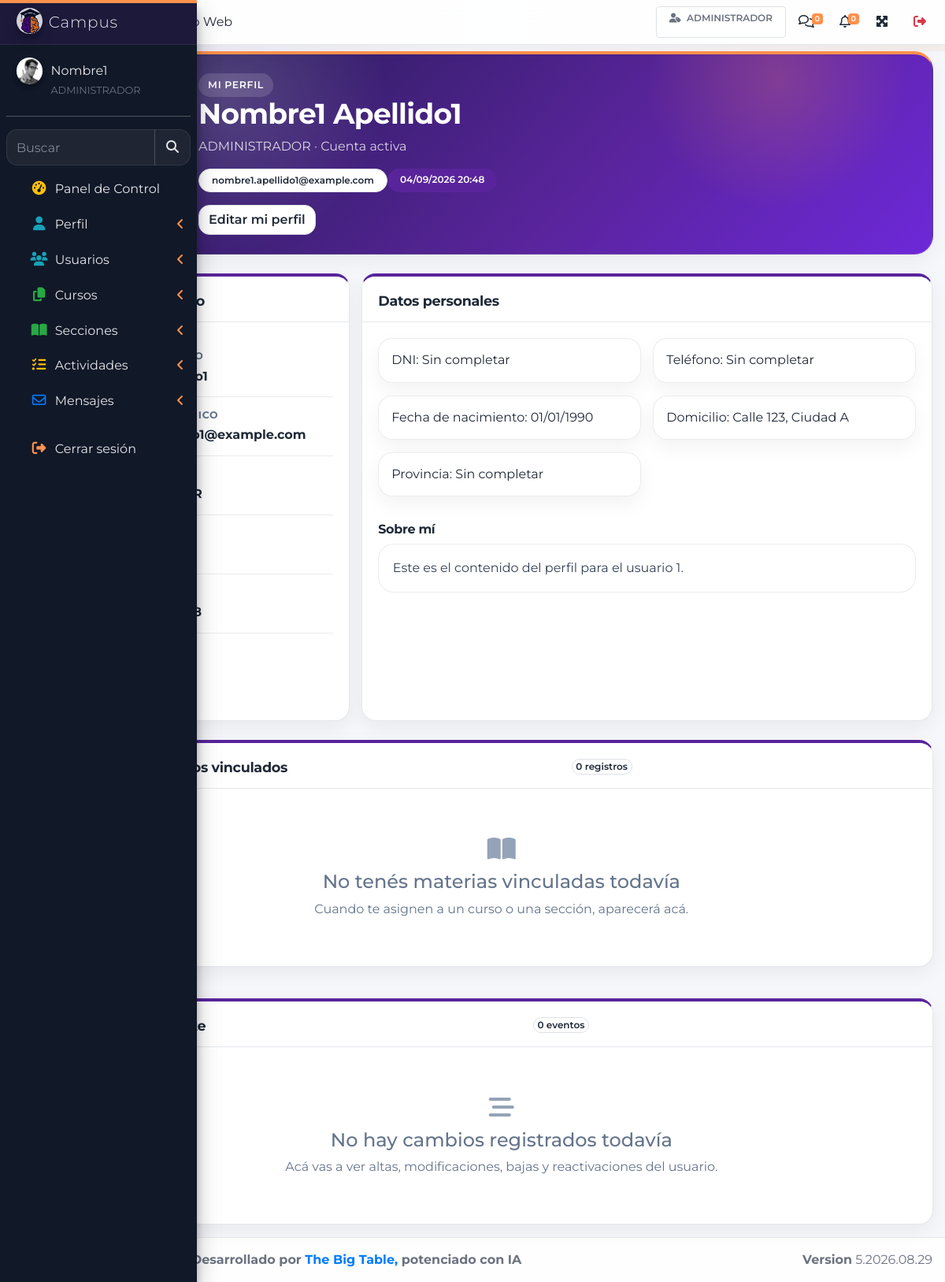
The page /index.php?r=perfil-usuario (signed in) on the database its author committed.
### tables this page shows
CREATE TABLE IF NOT EXISTS `perfiles` (
  `idPerfil` int NOT NULL AUTO_INCREMENT,
  `id_usuario` int NOT NULL,
  `dniPerfil` int DEFAULT NULL,
  `telefonoPerfil` char(20) DEFAULT NULL,
  `fnacPerfil` date DEFAULT NULL,
  `domicilioPerfil` varchar(100) DEFAULT NULL,
  `provinciaPerfil` varchar(50) DEFAULT NULL,
  `contenidoPerfil` tinytext,
  PRIMARY KEY (`idPerfil`),
  KEY `id_usuario` (`id_usuario`)
);

CREATE TABLE IF NOT EXISTS `usuarios` (
  `idUsuario` int NOT NULL AUTO_INCREMENT,
  `nombreUsuario` char(20) NOT NULL,
  `apellidoUsuario` char(20) NOT NULL,
  `email` varchar(50) NOT NULL,
  `pass` varchar(100) NOT NULL,
  `resetPass` tinyint(1) NOT NULL,
  `imgUsuario` varchar(30) NOT NULL,
  `activo` tinyint(1) NOT NULL,
  `rol` char(15) NOT NULL,
  `fechaAlta` datetime NOT NULL DEFAULT CURRENT_TIMESTAMP,
  `ultimaConexion` datetime DEFAULT NULL,
  `fechaBaja` datetime DEFAULT NULL,
  `motivoBaja` varchar(255) DEFAULT NULL,
  `usuarioBaja` int DEFAULT NULL,
  `wpUserId` bigint DEFAULT NULL,
  `origenAuth` varchar(20) NOT NULL DEFAULT 'LOCAL',
  PRIMARY KEY (`idUsuario`),
  KEY `idx_wp_user` (`wpUserId`)
);

### controladores/plantilla.controller.php (called while the page is built)
<?php
class PlantillaController{
    public function crtGetPlantilla(){
        include "vistas/plantilla.php";
}
}

### index.php (called while the page is built, shortened)
<?php
require_once("controladores/permisos.controller.php");
require_once("controladores/plantilla.controller.php");
require_once("controladores/usuarios.controller.php");
$plantilla= new PlantillaController();
$plantilla->crtGetPlantilla();
?>

### modelos/conexion.php (called while the page is built, shortened)
<?php
class Conexion
{
    private static $pdo = null;
    private static function crearPdo($host, $port, $dbName, $user, $password)
    {
        $dsn = sprintf(
            'mysql:host=%s;port=%s;dbname=%s;charset=utf8mb4',
            $host,
            $port,
            $dbName
        );
        $link = new PDO($dsn, $user, $password);
        $link->setAttribute(PDO::ATTR_ERRMODE, PDO::ERRMODE_EXCEPTION);
        $link->exec('set names utf8mb4');
        $link->exec("SET time_zone = '-03:00'");
        return $link;
    }
    public static function conectar()
    {
        try {
            if (self::$pdo instanceof PDO) {
                return self::$pdo;
            }
            self::$pdo = self::crearPdo(DB_HOST, DB_PORT, DB_NAME, DB_USER, DB_PASSWORD);
            return self::$pdo;
        } catch (PDOException $e) {
            echo 'Error de conexion: ' . $e->getMessage();
            return null;
        }
    }
}
?>

### modelos/usuarios.modelo.php (called while the page is built, shortened)
<?php
require_once('conexion.php');
class ModeloUsuarios
{
    public static function mdlObtenerUsuarioCompleto($idUsuario)
    {
        $stmt = Conexion::conectar()->prepare("
            SELECT u.*,
                   p.idPerfil,
                   p.dniPerfil,
                   p.telefonoPerfil,
                   p.fnacPerfil,
                   p.domicilioPerfil,
                   p.provinciaPerfil,
                   p.contenidoPerfil,
                   DATE_FORMAT(p.fnacPerfil, '%d/%m/%Y') AS fnacFormateada,
                   DATE_FORMAT(u.fechaAlta, '%d/%m/%Y %H:%i') AS fechaAltaFmt,
                   DATE_FORMAT(u.ultimaConexion, '%d/%m/%Y %H:%i') AS ultimaConexionFmt,
                   DATE_FORMAT(u.fechaBaja, '%d/%m/%Y %H:%i') AS fechaBajaFmt,
                   CONCAT(u2.nombreUsuario, ' ', u2.apellidoUsuario) AS usuarioBajaNombre
            FROM usuarios u
            LEFT JOIN perfiles p ON p.id_usuario = u.idUsuario
            LEFT JOIN usuarios u2 ON u2.idUsuario = u.usuarioBaja
            WHERE u.idUsuario = :idUsuario
            LIMIT 1
        ");
        $stmt->bindParam(":idUsuario", $idUsuario, PDO::PARAM_INT);
        $stmt->execute();
        return $stmt->fetch(PDO::FETCH_ASSOC);
    }
    public static function mdlRelacionesAcademicas($idUsuario)
    {
        $stmt = Conexion::conectar()->prepare("
            SELECT DISTINCT idCurso, nombreCurso, idSeccion, tituloSeccion, origen
            FROM (
                SELECT c.idCurso,
                       c.nombreCurso,
                       s.idSeccion,
                       s.tituloSeccion,
                       'ESTUDIANTE' AS origen
                FROM asignacioncursos a
                INNER JOIN cursos c ON c.idCurso = a.id_seccion
                LEFT JOIN secciones s ON s.id_curso = c.idCurso
                WHERE a.id_estudiante = :idEstudiante
                UNION
                SELECT c.idCurso,
                       c.nombreCurso,
                       s.idSeccion,
                       s.tituloSeccion,
                       'DOCENTE' AS origen
                FROM secciones s
                INNER JOIN cursos c ON c.idCurso = s.id_curso
                WHERE s.docente = :idDocente
                   OR s.tutor = :idDocente
            ) AS relaciones
            ORDER BY nombreCurso ASC, tituloSeccion ASC
        ");
        $stmt->bindParam(":idEstudiante", $idUsuario, PDO::PARAM_INT);
        $stmt->bindParam(":idDocente", $idUsuario, PDO::PARAM_INT);
        $stmt->execute();
        return $stmt->fetchAll(PDO::FETCH_ASSOC);
    }
    public static function mdlHistorialUsuario($idUsuario)
    {
        $stmt = Conexion::conectar()->prepare("
            SELECT h.*,
                   CONCAT(u.nombreUsuario, ' ', u.apellidoUsuario) AS usuarioAccionNombre,
                   DATE_FORMAT(h.fechaEvento, '%d/%m/%Y %H:%i') AS fechaEventoFmt
            FROM usuarios_historial h
            LEFT JOIN usuarios u ON u.idUsuario = h.id_usuario_accion
            WHERE h.id_usuario = :idUsuario
            ORDER BY h.fechaEvento DESC, h.idHistorial DESC
            LIMIT 20
        ");
        $stmt->bindValue(':idUsuario', (int) $idUsuario, PDO::PARAM_INT);
        $stmt->execute();
        return $stmt->fetchAll(PDO::FETCH_ASSOC);
    }
}

### controladores/usuarios.controller.php (called while the page is built, shortened)
<?php
require_once('modelos/usuarios.modelo.php');
class ControladorUsuarios
{
    public static function crtUsuarioCompleto($idUsuario)
    {
        return ModeloUsuarios::mdlObtenerUsuarioCompleto((int) $idUsuario);
    }
    public static function rutaImagenUsuario($rutaImagen, $fallback = 'user2-160x160.jpg')
    {
        $rutaImagen = trim((string) $rutaImagen);
        $fallback = trim((string) $fallback) !== '' ? trim((string) $fallback) : 'user2-160x160.jpg';
        $candidatos = [];
        if ($rutaImagen !== '') {
            $rutaLimpia = ltrim($rutaImagen, './');
            $candidatos[] = $rutaLimpia;
            if (!str_starts_with($rutaLimpia, 'usuarios/')) {
                $candidatos[] = 'usuarios/' . basename($rutaLimpia);
            }
            $base = basename($rutaLimpia);
            if ($base !== '') {
                $candidatos[] = 'usuarios/' . $base;
                $candidatos[] = $base;
            }
        }
        $candidatos[] = $fallback;
        foreach (array_unique($candidatos) as $candidato) {
            $normalizado = ltrim((string) $candidato, './');
            $rutaFisica = __DIR__ . '/../img/' . $normalizado;
            if (is_file($rutaFisica)) {
                return $normalizado;
            }
            $base = basename($normalizado);
        }
        return $fallback;
    }
    public static function crtRelacionesAcademicas($idUsuario)
    {
        return ModeloUsuarios::mdlRelacionesAcademicas((int) $idUsuario);
    }
    public static function crtHistorialUsuario($idUsuario)
    {
        return ModeloUsuarios::mdlHistorialUsuario((int) $idUsuario);
    }
}

### controladores/permisos.controller.php (called while the page is built, shortened)
<?php
class ControladorPermisos
{
    private static function normalizarRol($rol)
    {
        return strtoupper(trim((string) $rol));
    }
    public static function rolReal()
    {
        return self::normalizarRol($_SESSION['usuario']['rol'] ?? '');
    }
    public static function vistaEstudianteActiva()
    {
        return !empty($_SESSION['vista_estudiante'])
            && in_array(self::rolReal(), ['ADMINISTRADOR', 'DOCENTE'], true);
    }
    public static function rolActual()
    {
        return self::rolReal();
    }
    public static function esAdministrador()
    {
        return self::rolActual() === 'ADMINISTRADOR';
    }
}

### vistas/paginas/usuario/perfil-usuario.php (the view, shortened to what this page needs)
<?php
$idUsuarioActual = (int) ($_SESSION['usuario']['id'] ?? 0);
$usuario = ControladorUsuarios::crtUsuarioCompleto($idUsuarioActual) ?: [];
$relacionesAcademicas = $idUsuarioActual > 0 ? ControladorUsuarios::crtRelacionesAcademicas($idUsuarioActual) : [];
$historialCambios = $idUsuarioActual > 0 ? ControladorUsuarios::crtHistorialUsuario($idUsuarioActual) : [];
$nombreCompleto = trim((string) (($usuario['nombreUsuario'] ?? '') . ' ' . ($usuario['apellidoUsuario'] ?? '')));
$imagenUsuario = ControladorUsuarios::rutaImagenUsuario($usuario['imgUsuario'] ?? '', 'user2-160x160.jpg');
$sobreMi = trim((string) ($usuario['contenidoPerfil'] ?? ''));
$estaActivo = (int) ($usuario['activo'] ?? 0) === 1;
$verUltimaConexion = ControladorPermisos::esAdministrador() || ControladorPermisos::esDocente();
$e = static function ($valor) {
    return htmlspecialchars((string) $valor, ENT_QUOTES, 'UTF-8');
};
?>
<section class="content page-fade">
  <div class="container-fluid">
    <div class="profile-hero mb-4">
      <div class="profile-hero__content">
        <div class="profile-hero__avatar">
          <img src="./img/<?php echo $e($imagenUsuario); ?>" alt="Foto de perfil">
        </div>
        <div class="profile-hero__copy">
          <span class="profile-kicker">Mi perfil</span>
          <h1 class="profile-title mb-2"><?php echo $e($nombreCompleto !== '' ? $nombreCompleto : 'Usuario'); ?></h1>
          <p class="profile-lead mb-3">
            <?php echo $e($usuario['rol'] ?? 'Sin rol'); ?> · <?php echo $estaActivo ? 'Cuenta activa' : 'Cuenta dada de baja'; ?>
          </p>
          <div class="d-flex flex-wrap gap-2">
            <span class="badge badge-light badge-pill px-3 py-2"><?php echo $e($usuario['email'] ?? ''); ?></span>
            <span class="badge badge-info badge-pill px-3 py-2"><?php echo $e($usuario['fechaAltaFmt'] ?? 'Fecha de alta pendiente'); ?></span>
          </div>
          <div class="mt-3">
            <a href="index.php?r=editar-perfil" class="btn btn-light border">Editar mi perfil</a>
          </div>
        </div>
      </div>
    </div>
    <div class="row">
      <div class="col-lg-4 mb-4">
        <div class="card glass-card h-100">
          <div class="card-header">
            <h3 class="card-title">Datos de usuario</h3>
          </div>
          <div class="card-body">
            <div class="profile-meta-item">
              <span class="profile-meta-label">Nombre completo</span>
              <strong><?php echo $e($nombreCompleto !== '' ? $nombreCompleto : 'Sin registrar'); ?></strong>
            </div>
            <div class="profile-meta-item">
              <span class="profile-meta-label">Correo electrónico</span>
              <strong><?php echo $e($usuario['email'] ?? 'Sin correo'); ?></strong>
            </div>
            <div class="profile-meta-item">
              <span class="profile-meta-label">Rol</span>
              <strong><?php echo $e($usuario['rol'] ?? 'Sin rol'); ?></strong>
            </div>
            <div class="profile-meta-item">
              <span class="profile-meta-label">Estado</span>
              <strong><?php echo $estaActivo ? 'Activo' : 'Dado de baja'; ?></strong>
            </div>
            <div class="profile-meta-item">
              <span class="profile-meta-label">Fecha de alta</span>
              <strong><?php echo $e($usuario['fechaAltaFmt'] ?? 'Sin fecha'); ?></strong>
            </div>
            <?php if ($verUltimaConexion): ?>
              <div class="profile-meta-item">
                <span class="profile-meta-label">Última conexión</span>
                <strong><?php echo $e($usuario['ultimaConexionFmt'] ?? 'Sin registro'); ?></strong>
              </div>
            <?php endif; ?>
          </div>
        </div>
      </div>
      <div class="col-lg-8 mb-4">
        <div class="card glass-card h-100">
          <div class="card-header">
            <h3 class="card-title">Datos personales</h3>
          </div>
          <div class="card-body">
            <div class="row">
              <div class="col-md-6 mb-3">
                <div class="profile-chip">DNI: <?php echo $e($usuario['dniPerfil'] ?? 'Sin completar'); ?></div>
              </div>
              <div class="col-md-6 mb-3">
                <div class="profile-chip">Teléfono: <?php echo $e($usuario['telefonoPerfil'] ?? 'Sin completar'); ?></div>
              </div>
              <div class="col-md-6 mb-3">
                <div class="profile-chip">Fecha de nacimiento: <?php echo $e($usuario['fnacFormateada'] ?? 'Sin completar'); ?></div>
              </div>
              <div class="col-md-6 mb-3">
                <div class="profile-chip">Domicilio: <?php echo $e($usuario['domicilioPerfil'] ?? 'Sin completar'); ?></div>
              </div>
              <div class="col-md-6 mb-3">
                <div class="profile-chip">Provincia: <?php echo $e($usuario['provinciaPerfil'] ?? 'Sin completar'); ?></div>
              </div>
            </div>
            <div class="mt-3">
              <h4 class="section-title mb-2">Sobre mí</h4>
              <div class="profile-about">
                <?php if ($sobreMi !== ''): ?>
                  <?php echo nl2br($e($sobreMi)); ?>
                <?php else: ?>
                  <span class="text-muted">Todavía no completaste este espacio.</span>
                <?php endif; ?>
              </div>
            </div>
          </div>
        </div>
      </div>
      <div class="col-12">
        <div class="card glass-card">
          <div class="card-header d-flex justify-content-between align-items-center">
            <h3 class="card-title mb-0">Materias y cursos vinculados</h3>
            <span class="badge badge-light border"><?php echo count($relacionesAcademicas); ?> registros</span>
          </div>
          <div class="card-body">
            <?php if (empty($relacionesAcademicas)): ?>
              <div class="empty-state">
                <i class="fas fa-book-open"></i>
                <h4>No tenés materias vinculadas todavía</h4>
                <p class="mb-0">Cuando te asignen a un curso o una sección, aparecerá acá.</p>
              </div>
            <?php endif; ?>
          </div>
        </div>
      </div>
      <div class="col-12 mt-4">
        <div class="card glass-card">
          <div class="card-header d-flex justify-content-between align-items-center">
            <h3 class="card-title mb-0">Historial reciente</h3>
            <span class="badge badge-light border"><?php echo count($historialCambios); ?> eventos</span>
          </div>
          <div class="card-body">
            <?php if (empty($historialCambios)): ?>
              <div class="empty-state">
                <i class="fas fa-stream"></i>
                <h4>No hay cambios registrados todavía</h4>
                <p class="mb-0">Acá vas a ver altas, modificaciones, bajas y reactivaciones del usuario.</p>
              </div>
            <?php endif; ?>
          </div>
        </div>
      </div>
    </div>
  </div>
</section>

### rows shown on the page
perfiles: id_usuario.apellidoUsuario "Nombre1 Apellido1", id_usuario.rol "ADMINISTRADOR", id_usuario.email "nombre1.apellido1@example.com", dniPerfil "Sin completar", telefonoPerfil "Sin completar", domicilioPerfil "Calle 123, Ciudad A", provinciaPerfil "Sin completar", contenidoPerfil "Este es el contenido del perfil para el usuario 1."

### other values the page prints
ControladorPermisos::etiquetaRol() "ADMINISTRADOR"
$cabecera['mensajes'] "0"
$cabecera['notificaciones'] "0"
$e($usuario['fechaAltaFmt'] ?? 'Fecha de alta pendiente') "04/09/2026 20:48"
$e($usuario['fechaAltaFmt'] ?? 'Sin fecha') "04/09/2026 20:48"
$e($usuario['fnacFormateada'] ?? 'Sin completar') "01/01/1990"
count($relacionesAcademicas) "0"
count($historialCambios) "0"
